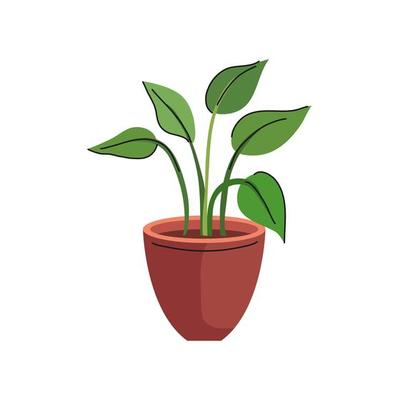
#> input picture imgs/plant.jpg, 400 x 400 px
$ python img_to_ascii.py   (older library calls are emulated)
#> lines starting #> are read from the running program, lines starting #| are printed output that depends on the picture
import cv2
import numpy as np
from scipy.interpolate import interp1d
from skimage.feature import hog

##################################### helper functions #####################################

def resize_image_to_scale(img, w_scale, h_scale, blur):
  if blur:
    img = cv2.GaussianBlur(img, ksize=(5,5), sigmaX=0)
  width = int(img.shape[1] * w_scale)
  height = int(img.shape[0] * h_scale)
  dim = (width, height)
  return cv2.resize(img, dim, interpolation = cv2.INTER_AREA)

def img_sobel(img):
  gX = cv2.Sobel(img, cv2.CV_64F, 1, 0, ksize=5)
  gY = cv2.Sobel(img, cv2.CV_64F, 0, 1, ksize=5)
  magnitude = np.sqrt((gX ** 2) + (gY ** 2))
  orientation = np.arctan2(gY, gX) * (180 / np.pi) % 180
  return magnitude, orientation

def img_block_average(img, block_size):
  bin_w = img.shape[0] // block_size[0]
  bin_h = img.shape[1] // block_size[1]
  resized = cv2.resize(img, (bin_h * block_size[1], bin_w * block_size[0]))
  img_bins = np.reshape(resized, (bin_w, block_size[0],
                                  bin_h, block_size[1]))
  return np.mean(img_bins, axis=(1, 3))

##################################### img to ascii functions #####################################

def ascii_range_mapping(shading_chars):
  range_mapping = interp1d([0, 255], [0, len(shading_chars) - 1])
  return range_mapping

def ascii_shading_mapping(shading_chars):
  def int_to_ascii(i):
    return shading_chars[i]
  return np.vectorize(int_to_ascii)

def ascii_edge_mapping(edges_chars, mag_threshold=2500):
  num_edges = len(edges_chars)
  deg_increment = 180 / num_edges

  def map_edges_to_ascii(magnitude, orientation):
    if (magnitude > mag_threshold):
      edge_num = round(orientation / deg_increment) % num_edges
      return edges_chars[edge_num]
    return " "
  return np.vectorize(map_edges_to_ascii)

def ascii_corner_mapping(corner_char, threshold=0.03):
  def map_corners_to_ascii(harris_img):
    if harris_img > threshold:
      return corner_char
    return " "
  return np.vectorize(map_corners_to_ascii)

# Overwrite ascii in the each layer with non-space characters in the next layer
# layers[0] is lowest priority, layers[-1] is highest
def combine_ascii_layers(layers):
  layered_ascii = layers[0]
  for i in range(1, len(layers)):
    cur_layer = layers[i]
    new_idxs = np.where(cur_layer != " ")
    layered_ascii[new_idxs] = cur_layer[new_idxs]
  return layered_ascii

def img_to_ascii(img, scale, char_h_to_w_ratio, range_mapping, shading_mapping, edge_mapping=None,
                 corner_mapping=None, blur=False):
  image = cv2.cvtColor(img, cv2.COLOR_BGR2GRAY)
  resized_image = resize_image_to_scale(image, char_h_to_w_ratio * scale, scale, blur)
  mapped_image = np.array(range_mapping(resized_image), dtype=int)
  ascii_layers = []
  ascii_shading = shading_mapping(mapped_image)
  ascii_layers.append(ascii_shading)

  if edge_mapping:
    magnitude, orientation = img_sobel(resized_image)
    # [4 lines of commented-out code are left out]
    ascii_edges = edge_mapping(magnitude, orientation)
    ascii_layers.append(ascii_edges)

  if corner_mapping:
    corners = cv2.cornerHarris(resized_image, blockSize=2, ksize=3, k=0.04)
    #plt.imshow(corners)
    #plt.show()
    ascii_corners = corner_mapping(corners)
    ascii_layers.append(ascii_corners)

  ascii_image = combine_ascii_layers(ascii_layers)
  return ascii_image

def img_to_mini_hog_ascii(img, edge_mapping, num_orientations, char_h_to_w_ratio, pixels_per_cell=(8, 8)):
  img = cv2.cvtColor(img, cv2.COLOR_BGR2GRAY)
  resized_image = resize_image_to_scale(img, char_h_to_w_ratio, 1, blur=False)
  hog_features, hog_image = hog(resized_image, orientations=num_orientations, pixels_per_cell=pixels_per_cell,
                    cells_per_block=(1, 1), visualize=True, feature_vector=False)
  #plt.imshow(hog_image)
  #plt.show()
  hog_features = np.reshape(hog_features, (resized_image.shape[0] // pixels_per_cell[0],
                                           resized_image.shape[1] // pixels_per_cell[1], num_orientations))
  hog_orientations = np.argmax(hog_features, axis=2)
  hog_orientations *= (180 // num_orientations)
  resized_m, _ = img_sobel(resized_image)
  #plt.imshow(hog_orientations)
  #plt.show()
  resized_m_avg = img_block_average(resized_m, pixels_per_cell)
  ascii_binned_hog = edge_mapping(resized_m_avg, hog_orientations)
  return ascii_binned_hog

def write_ascii_to_file(ascii_image, outpath):
  with open(outpath, "w") as ascii_file:
    for row in ascii_image:
      ascii_file.write(''.join(row.tolist()) + "\n")

##################################### Example #####################################

if __name__ == '__main__':
  # VS code characters are roughly 40:17 height to width ratio
  vs_code_char_h_to_w_ratio = 40.0 / 17.0
  text_edit_ratio = 1.75

  # ASCII characters used for dark -> light mapping
  dark_to_light1 = "?$@B%8&#*oahkbdpqwmzcvunxrjft~<>i!lI;:,\"^`\'. "
  dark_to_light2 = " .\':;o*O#@"[::-1]
  dark_to_light3 = "@#B&$%?*o~;:\"\'`. "

  # edges for mapping
  edges = "|/-\\"

  # Generate vectorized mapping functions instead of looping for efficiency
  range_mapping = ascii_range_mapping(dark_to_light2)
  shading_mapping = ascii_shading_mapping(dark_to_light2)
  edge_mapping = ascii_edge_mapping(edges, mag_threshold=5500)
  corner_mapping = ascii_corner_mapping("+", threshold=0.005)

  # Load image we want to map to ASCII
  img_path = "imgs/plant.jpg"
  outpath = "ascii_imgs/plant.txt"
  image = cv2.imread(img_path)
#> image is the input picture: shape (400, 400, 3); mean B, G, R 225.7, 231.8, 234.8

  # Main example with shading, edges, and corners
  ascii_image = img_to_ascii(image, 0.15, text_edit_ratio, range_mapping,
                            shading_mapping, edge_mapping, corner_mapping, blur=True)
#> in img_to_ascii, `image = cv2.cvtColor(img, cv2.COLOR_BGR2GRAY)`:
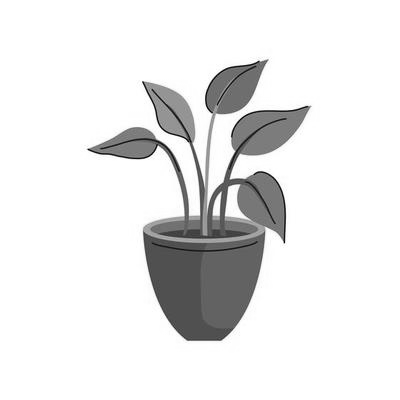
#> image: shape (400, 400); min 0, max 255, mean 232
#> in img_to_ascii, `mapped_image = np.array(range_mapping(resized_image), dtype=int)`:
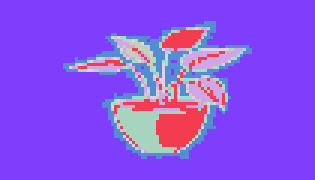
#> mapped_image: shape (60, 105) int64 (shown 3 times larger); 8 distinct labels, from 2 to 9; one colour per label, 0 black
#> in img_to_ascii, `corners = cv2.cornerHarris(resized_image, blockSize=2, ksize=3, k=0.04)`:
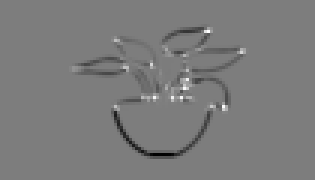
#> corners: shape (60, 105) float32 (shown 3 times larger); min -0.00627, max 0.00646, mean -8.56e-05; drawn with min black and max white
#> the loop in combine_ascii_layers, `for i in range(1, len(layers)):` made 2 passes
#> new_idxs on pass 1: 297 positions, rows 8 to 51, columns 26 to 79
  write_ascii_to_file(ascii_image, outpath)
#> the loop in write_ascii_to_file, `for row in ascii_image:` made 60 passes

  # Example of using HOG to create ascii from edges
  pixels_per_cell=(8, 8)
  hog_edge_mapping = ascii_edge_mapping("/-\\|", mag_threshold=1000)
  mini_ascii = img_to_mini_hog_ascii(image, hog_edge_mapping, 4, text_edit_ratio,
                                     pixels_per_cell=pixels_per_cell)
#> call 2 of resize_image_to_scale, with w_scale = 1.75, h_scale = 1, blur = False
#> in resize_image_to_scale (call 2), `return cv2.resize(img, dim, interpolation = cv2.INTER_AREA)`:
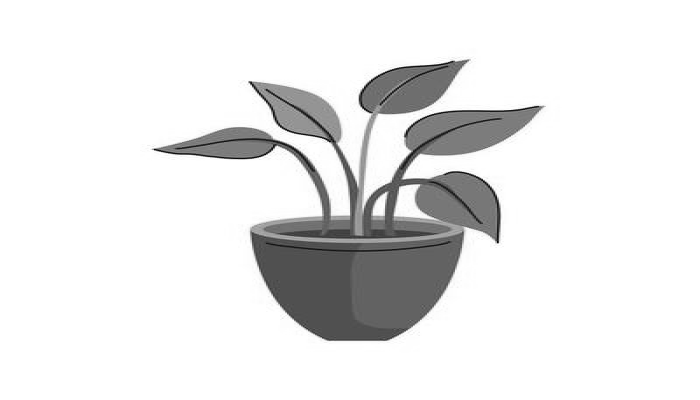
#> returned value: shape (400, 700); min 0, max 255, mean 232
#> in img_to_mini_hog_ascii, `hog_orientations = np.argmax(hog_features, axis=2)`: hog_orientations: shape (50, 87) int64; 4 distinct labels, from 0 to 3
#> in img_to_mini_hog_ascii, `hog_orientations *= (180 // num_orientations)`:
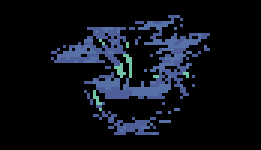
#> hog_orientations: shape (50, 87) int64 (shown 3 times larger); 4 distinct labels, from 0 to 135; one colour per label, 0 black
#> in img_sobel (call 2), `orientation = np.arctan2(gY, gX) * (180 / np.pi) % 180`:
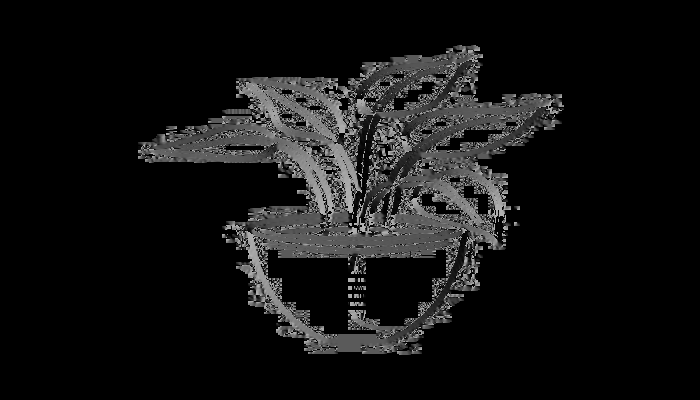
#> orientation: shape (400, 700) float64; min 0, max 180, mean 18.6
#> in img_block_average, `return np.mean(img_bins, axis=(1, 3))`:
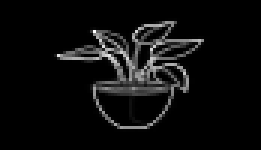
#> returned value: shape (50, 87) float64 (shown 3 times larger); min 0, max 4779.6, mean 249.6; drawn with min black and max white
  write_ascii_to_file(mini_ascii, "plant_hog_output.txt")
#> the loop in write_ascii_to_file (call 2), `for row in ascii_image:` made 50 passes

$ run again, with imgs/flower_frames.jpg copied over imgs/plant.jpg
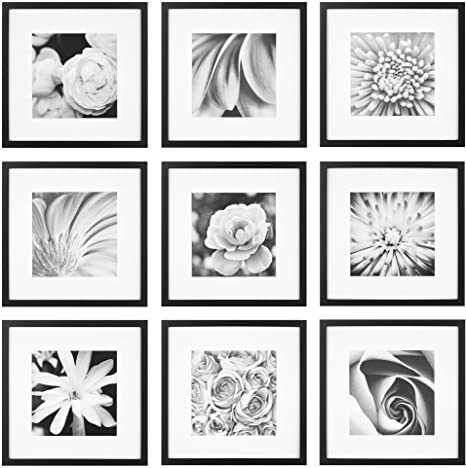
#> input picture imgs/flower_frames.jpg, 466 x 468 px
#> image is the input picture: shape (468, 466, 3); min 0, max 255, mean 193.9
#> image: shape (468, 466)
#> in img_to_ascii, `corners = cv2.cornerHarris(resized_image, blockSize=2, ksize=3, k=0.04)`:
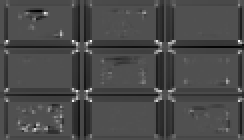
#> corners: shape (70, 122) float32 (shown 2 times larger); min -0.0143, max 0.0309, mean -0.00119; drawn with min black and max white
#> the loop in combine_ascii_layers, `for i in range(1, len(layers)):` made 2 passes
#> new_idxs on passes 1 to 2: 1888 positions, rows 0 to 69, columns 0 to 121, 220 positions, rows 2 to 68, columns 2 to 121
#> the loop in write_ascii_to_file, `for row in ascii_image:` made 70 passes
#> gX: shape (468, 815) float64
#> gY: shape (468, 815) float64
#> magnitude: shape (468, 815) float64
#> orientation: shape (468, 815) float64
#> in img_block_average, `return np.mean(img_bins, axis=(1, 3))`:
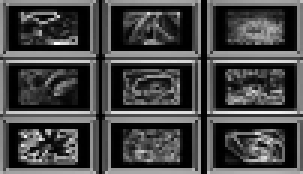
#> returned value: shape (58, 101) float64 (shown 3 times larger); min 0, max 6027.5, mean 1668.3; drawn with min black and max white
#> the loop in write_ascii_to_file (call 2), `for row in ascii_image:` made 58 passes
